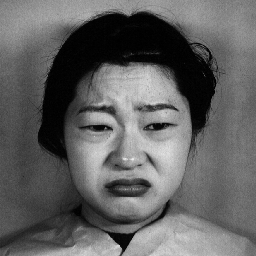
#> input picture jaffe/data/jaffe dataset/jaffe/jaffe/KL.DI2.171.tiff, 256 x 256 px; its folder holds 4 pictures in this run
$ python trainJaffeSets.py
#> lines starting #> are read from the running program, lines starting #| are printed output that depends on the picture
### jaffe/src/loadJaffeDataset.py
import os #uhh file path management
import cv2 #image reading

jaffeRootDir = os.path.dirname(os.path.dirname(os.path.abspath(__file__))) #get the root dir for the project
jaffeDatasetDir = os.path.join(jaffeRootDir, 'data', 'jaffe dataset', 'jaffe', 'jaffe') #get the path to the dataset

jaffeEmotionMap = {
    'HA': 'Happy',
    'SA': 'Sad',
    'SU': 'Surprise',
    'AN': 'Angry',
    'DI': 'Disgust',
    'FE': 'Fear',
    'NE': 'Neutral'
}

def loadJaffeImages(jaffeDatasetDir):
#> called with jaffeDatasetDir = 'jaffe/data/jaffe dataset/jaffe/jaffe'
    images = []
    labels = []

    #get all image files
    imageFiles = [f for f in os.listdir(jaffeDatasetDir) if f.endswith('.tiff') or f.endswith('.png') or f.endswith('.jpg')]

    print(f"Found {len(imageFiles)} images in JAFFE dataset")

    for fileName in imageFiles:
        parts = fileName.split('.')
        if len(parts) >= 2:
            emotionCode = parts[1][:2] #get the emotion code from filename

            if emotionCode in jaffeEmotionMap:
                imgPath = os.path.join(jaffeDatasetDir, fileName)
                image = cv2.imread(imgPath)
#> image is the input picture: shape (256, 256, 3); min 0, max 235, mean 97.7

                if image is not None:
                    images.append(image)
                    labels.append(jaffeEmotionMap[emotionCode])

    print(f"Successfully loaded {len(images)} images from JAFFE dataset")
    return images, labels

### jaffe/src/trainJaffeSets.py
from sklearn.model_selection import train_test_split
from sklearn.preprocessing import LabelEncoder
from collections import Counter
import numpy as mathdude
import cv2
import pickle
import os

from loadJaffeDataset import loadJaffeImages, jaffeDatasetDir, jaffeRootDir


def preProcessImages(images, targetSize=(48, 48)):
#> called with targetSize = (48, 48)
    processedImages = []
    for img in images:
        if len(img.shape) == 3:
            img = cv2.cvtColor(img, cv2.COLOR_BGR2GRAY)
        img = cv2.resize(img, targetSize)
        normalizedImg = img / 255.0
        processedImages.append(normalizedImg)
#> this loop made 4 passes
#> pass 1, in preProcessImages, `img = cv2.resize(img, targetSize)`:
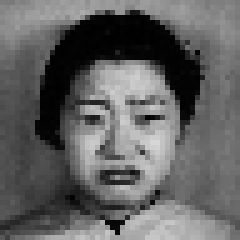
#> img: shape (48, 48) (shown 5 times larger); min 0, max 214, mean 97.9
#> pass 2, in preProcessImages, `img = cv2.cvtColor(img, cv2.COLOR_BGR2GRAY)`:
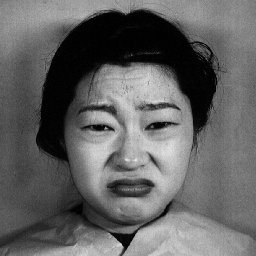
#> img: shape (256, 256); min 0, max 236, mean 98.8
    return mathdude.array(processedImages)

#i hate python
jaffeImages, jaffeLabels = loadJaffeImages(jaffeDatasetDir)
jaffeProcessed = preProcessImages(jaffeImages)

labelEncoder = LabelEncoder()
encodedJaffeLabels = labelEncoder.fit_transform(jaffeLabels)

#> (the run stopped early here; a loop or call above may not have finished)
